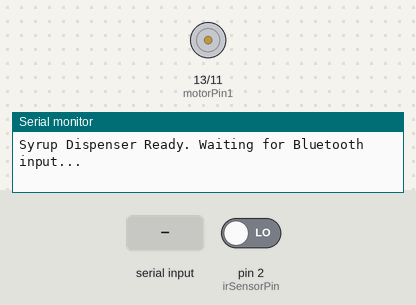
Bench run of a sketch on a simulated Arduino Uno, built with avr-gcc and run on an emulated ATmega328P. On the bench: motor-driver pin pairs drawn as motors (green arrow = first pin HIGH = forward, orange = second pin HIGH = backward, longer = more drive, scaled by the enable pin), the last lines printed to the serial monitor. Inputs (shaded band) come from the test bench; at power-on: pin 2 (irSensorPin) LOW.

Above: at 1.2 s.
1.3 s: "90,45\n" received over the second serial link
At 3.8 s:
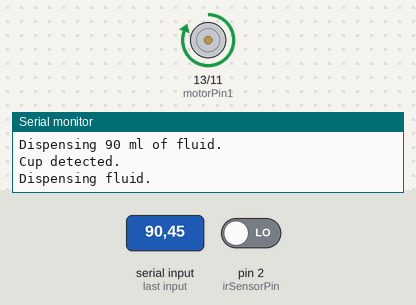
Timing chart, 0 to 5.3 s (numbered marks = the images above; inputs shaded):
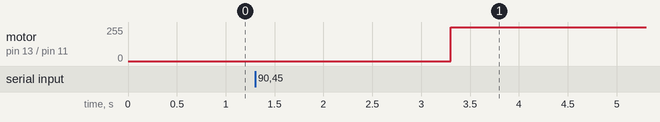

The sketch:

main.ino
```cpp
#include <SoftwareSerial.h>

// Define RX and TX pins for the HC-05 module
const int rxPin = 8;
const int txPin = 9;

// Set up SoftwareSerial on pins 8 (RX) and 9 (TX) for Bluetooth
SoftwareSerial bluetooth(rxPin, txPin);

// Define IR sensor and motor control pins
const int irSensorPin = 2;    // IR sensor input pin
const int motorPin1 = 13;     // Motor control pin 1 (for L293D IN1)
const int motorPin2 = 11;     // Motor control pin 2 (for L293D IN2)
const int enable = 12;

// Calibration constant: Amount of time (ms) the pump needs to run to dispense 1 ml of fluid
const int pumpCalibrationTimePerML = 500; // Adjust this value based on your calibration

void setup() {
  // Initialize pin modes
  pinMode(irSensorPin, INPUT);      // IR sensor pin set as input
  pinMode(motorPin1, OUTPUT);       // Motor pin 1 set as output
  pinMode(motorPin2, OUTPUT);       // Motor pin 2 set as output
  pinMode(enable, OUTPUT);          // Motor enable pin set as output

  // Start serial communications for debugging
  Serial.begin(9600);               // Serial monitor baud rate
  bluetooth.begin(9600);            // Bluetooth module baud rate

  Serial.println("Syrup Dispenser Ready. Waiting for Bluetooth input...");
}

void loop() {
  // Check if there's data available on Bluetooth
  if (bluetooth.available() > 0) {
    String input = bluetooth.readStringUntil('\n'); // Read input from Bluetooth
    int fluidAmountML = input.toInt();              // Convert input to integer (amount in ml)

    if (fluidAmountML > 0) {
      Serial.print("Dispensing ");
      Serial.print(fluidAmountML);
      Serial.println(" ml of fluid.");

      // Wait for the cup to be placed
      while (digitalRead(irSensorPin) == HIGH) {
        Serial.println("Waiting for cup...");
        delay(500);  // Wait half a second before checking again
      }

      Serial.println("Cup detected.");
      delay(2000); // Short delay before dispensing
      Serial.println("Dispensing fluid.");
      dispenseFluid(fluidAmountML); // Call function to dispense fluid

      Serial.println("Dispensing complete. Waiting for next Bluetooth input...");
    } else {
      Serial.println("Invalid input received via Bluetooth. Please send a positive integer.");
    }
  }
}

void dispenseFluid(int amountML) {
  int dispenseTime = amountML * pumpCalibrationTimePerML; // Calculate the dispense time in ms

  // Activate the motor to pump fluid in one direction using L293D
  digitalWrite(enable, HIGH);
  digitalWrite(motorPin1, HIGH);
  digitalWrite(motorPin2, LOW);
  delay(dispenseTime); // Run the pump for the calculated time

  // Stop the motor (pump)
  digitalWrite(motorPin1, LOW);
  digitalWrite(motorPin2, LOW);
  digitalWrite(enable, LOW); // Turn off the motor enable pin
}
```

Measured:
- after the input at 1.3 s, motor on pin 13 (motorPin1) / pin 11 (motorPin2): stopped → forward 255/255 after 2.0 s
